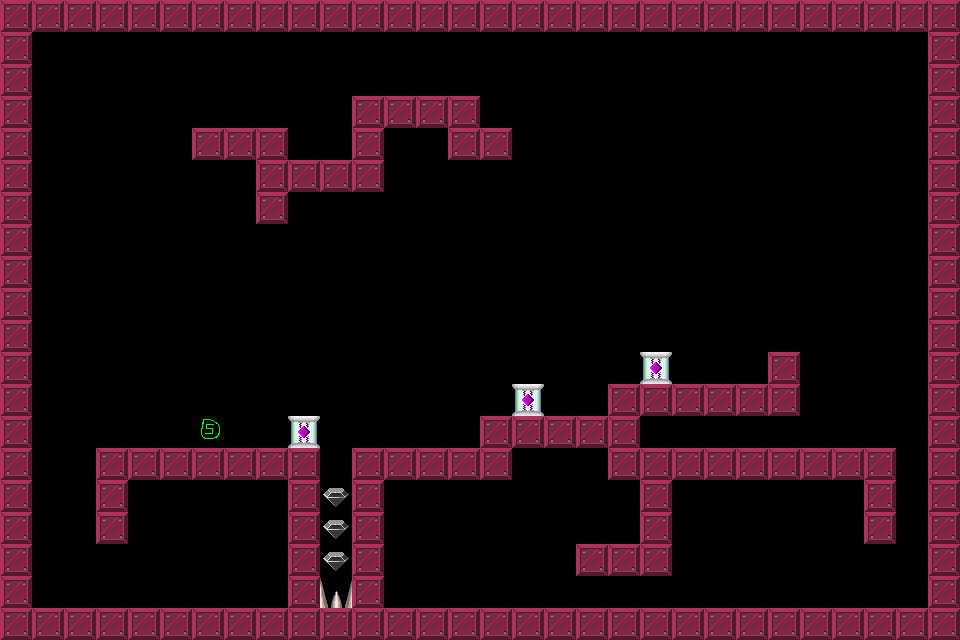

Rendered tile map (Tiled .tmx) drawn with the repository's tilesets; below, a short description and the map source with its tile grids summarised:
An orthogonal 30x20 tile map with 32x32 px tiles, 1 tile layer (Tile Layer 1).

<map version="1.0" orientation="orthogonal" width="30" height="20" tilewidth="32" tileheight="32">
 <tileset firstgid="1" name="brick-1" tilewidth="32" tileheight="32">
  <image source="brick-1.png" width="128" height="128" />
  <tile id="0">
   <properties>
    <property name="components" value="Platform" />
   </properties>
  </tile>
  <tile id="1">
   <properties>
    <property name="components" value="PlayerStart" />
   </properties>
  </tile>
  <tile id="2">
   <properties>
    <property name="components" value="Spikes, Deadly" />
   </properties>
  </tile>
  <tile id="3">
   <properties>
    <property name="components" value="Gem" />
   </properties>
  </tile>
  <tile id="4">
   <properties>
    <property name="components" value="Spikes, Deadly" />
   </properties>
  </tile>
  <tile id="5">
   <properties>
    <property name="components" value="Stone, Pushable, Platform" />
   </properties>
  </tile>
  <tile id="6">
   <properties>
    <property name="components" value="Gem, PowerUp" />
   </properties>
  </tile>
  <tile id="7">
   <properties>
    <property name="components" value="Gem, PowerDown" />
   </properties>
  </tile>
  <tile id="8">
   <properties>
    <property name="components" value="AntiStone, Pushable, Platform" />
   </properties>
  </tile>
 </tileset>
 <layer name="Tile Layer 1" width="30" height="20">
  <data>[600 cells, 169 non-empty, 5 distinct tile ids]</data>
 </layer>
</map>
